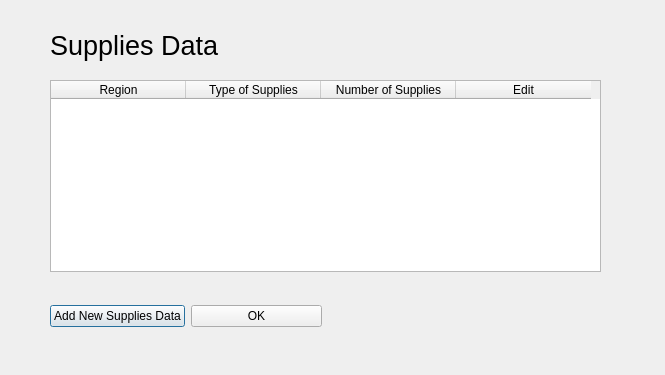
<?xml version="1.0" encoding="UTF-8"?>
<ui version="4.0">
 <class>ViewTheSuppliesWindow</class>
 <widget class="QDialog" name="ViewTheSuppliesWindow">
  <property name="windowModality">
   <enum>Qt::ApplicationModal</enum>
  </property>
  <property name="geometry">
   <rect>
    <x>0</x>
    <y>0</y>
    <width>665</width>
    <height>375</height>
   </rect>
  </property>
  <property name="windowTitle">
   <string>View Inventory</string>
  </property>
  <property name="modal">
   <bool>true</bool>
  </property>
  <widget class="QLabel" name="label">
   <property name="geometry">
    <rect>
     <x>50</x>
     <y>10</y>
     <width>201</width>
     <height>71</height>
    </rect>
   </property>
   <property name="font">
    <font>
     <pointsize>20</pointsize>
    </font>
   </property>
   <property name="text">
    <string>Supplies Data</string>
   </property>
  </widget>
  <widget class="QTableWidget" name="tableWidget">
   <property name="geometry">
    <rect>
     <x>50</x>
     <y>80</y>
     <width>551</width>
     <height>192</height>
    </rect>
   </property>
   <property name="horizontalScrollBarPolicy">
    <enum>Qt::ScrollBarAlwaysOff</enum>
   </property>
   <attribute name="horizontalHeaderDefaultSectionSize">
    <number>135</number>
   </attribute>
   <column>
    <property name="text">
     <string>Region</string>
    </property>
   </column>
   <column>
    <property name="text">
     <string>Type of Supplies</string>
    </property>
   </column>
   <column>
    <property name="text">
     <string>Number of Supplies</string>
    </property>
   </column>
   <column>
    <property name="text">
     <string>Edit</string>
    </property>
   </column>
  </widget>
  <widget class="QWidget" name="layoutWidget">
   <property name="geometry">
    <rect>
     <x>50</x>
     <y>300</y>
     <width>272</width>
     <height>32</height>
    </rect>
   </property>
   <layout class="QHBoxLayout" name="horizontalLayout">
    <item>
     <widget class="QPushButton" name="pushButton">
      <property name="text">
       <string>Add New Supplies Data</string>
      </property>
     </widget>
    </item>
    <item>
     <widget class="QPushButton" name="pushButton_2">
      <property name="text">
       <string>OK</string>
      </property>
     </widget>
    </item>
   </layout>
  </widget>
 </widget>
 <resources/>
 <connections>
  <connection>
   <sender>pushButton_2</sender>
   <signal>clicked()</signal>
   <receiver>ViewTheSuppliesWindow</receiver>
   <slot>ViewTheSuppliesWindowCancelButtonHandler()</slot>
   <hints>
    <hint type="sourcelabel">
     <x>366</x>
     <y>376</y>
    </hint>
    <hint type="destinationlabel">
     <x>470</x>
     <y>392</y>
    </hint>
   </hints>
  </connection>
  <connection>
   <sender>pushButton</sender>
   <signal>clicked()</signal>
   <receiver>ViewTheSuppliesWindow</receiver>
   <slot>ViewTheSuppliesWindowSubmitButtonHandler()</slot>
   <hints>
    <hint type="sourcelabel">
     <x>198</x>
     <y>378</y>
    </hint>
    <hint type="destinationlabel">
     <x>189</x>
     <y>414</y>
    </hint>
   </hints>
  </connection>
 </connections>
 <slots>
  <slot>ViewTheSuppliesWindowSubmitButtonHandler()</slot>
  <slot>ViewTheSuppliesWindowCancelButtonHandler()</slot>
 </slots>
</ui>
